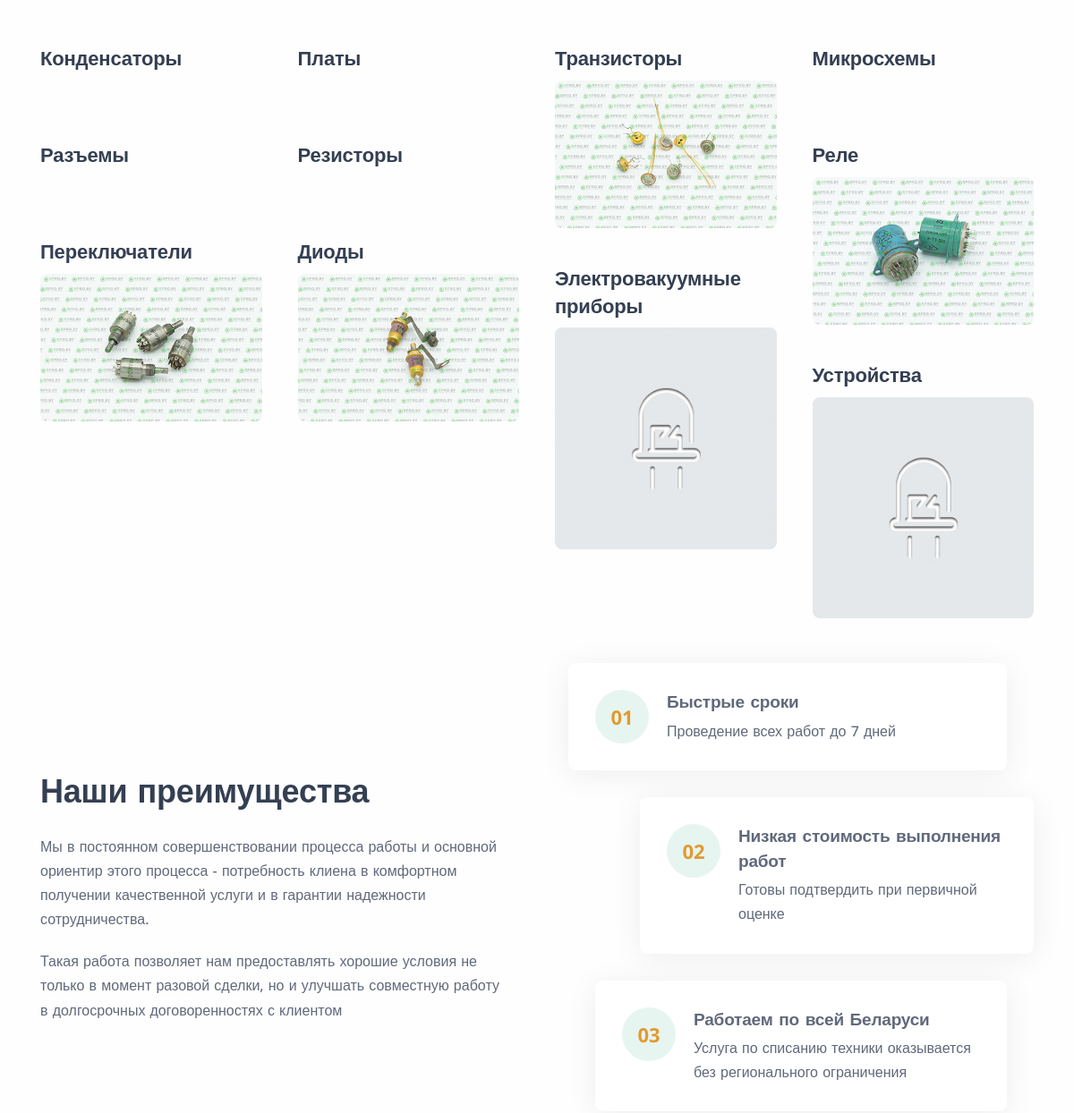
Before: / (middle part) with the older database file.
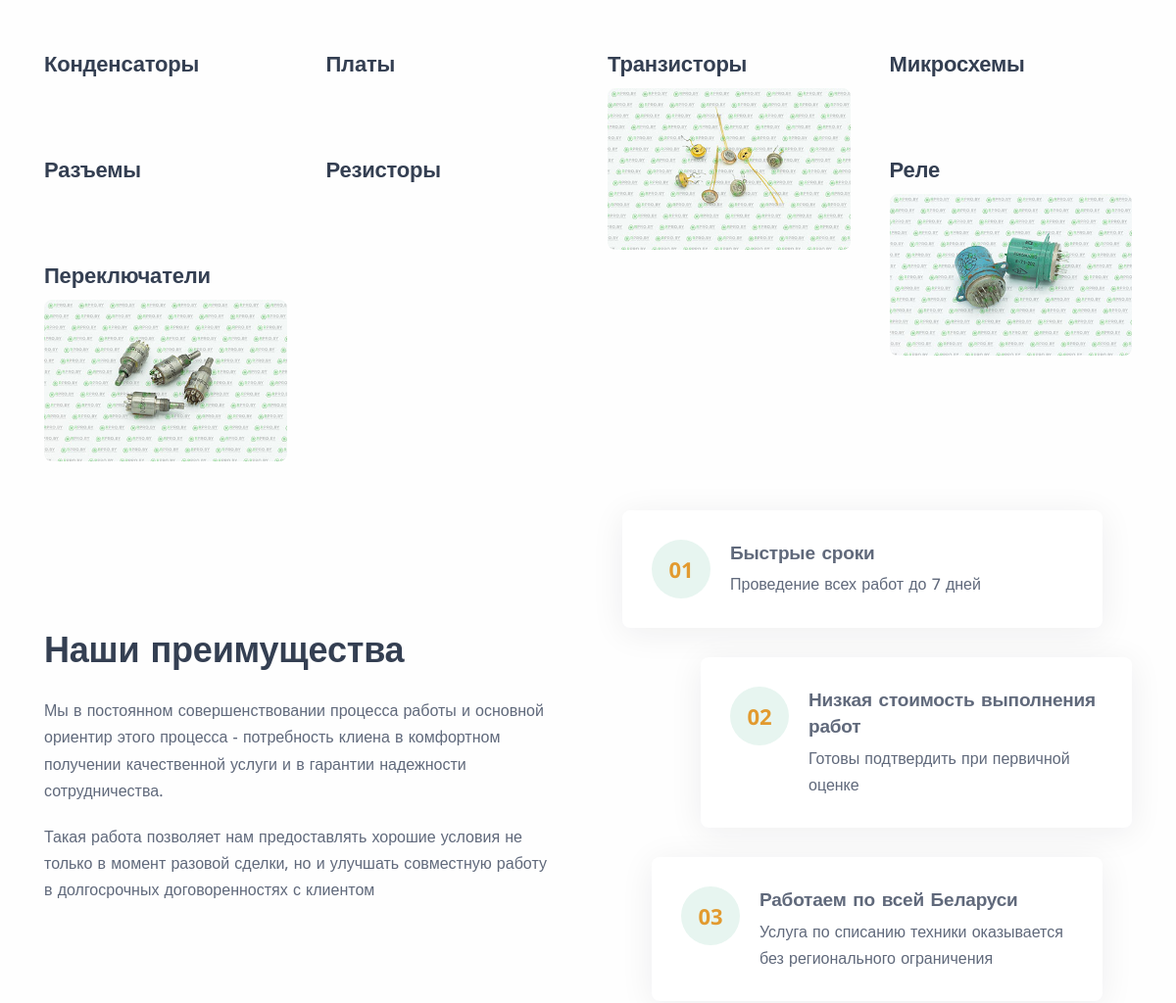
After: the same page with the newer database file.
### recycle/models.py (models this page shows, shortened)
class Category(models.Model):
    cat_name = models.CharField('Название категории продукта', max_length=200)
    cat_title = models.CharField('Заголовок для Open Graph (og:title)', max_length=200, blank=True)
    cat_metadesc = models.CharField('Описание для Open Graph (og:description)', max_length=300, blank=True)
    cat_slug = models.CharField('URL', max_length=200, default='slug' + str(datetime.datetime.now()))
    cat_short_desc = models.TextField('Короткое описание', blank=True)
    cat_desc = models.TextField('Полное описание', blank=True)
    cat_image = models.ImageField('Изображение категории', default='placeholder.jpg')
    isPrimary = models.BooleanField(default=False)
    pub_date = models.DateTimeField(default=datetime.datetime.now)

### recycle/views.py (the view, shortened to what this page needs)
# urls.py: 2. Add a URL to urlpatterns:  path('', Home.as_view(), name='home')
class Home(View):
    def get(self, request):
        categorys = Category.objects.all()
        data = []
        for cat in categorys:
            products = cat.product_set.all()
            data.append({'categoryName': cat.cat_name, 'categoryID': cat.id})
        data = json.dumps(list(data))
        return render(request, 'index.html',{'categorys': categorys})

### RPRO/baseprocessor.py (called while the page is built)
def custom_proc(request):
    stock = False
    articles = Article.objects.all()
    for article in articles:
        if article.isStock == True:
            stock = True
    return {'stock': stock}

### templates/index.html (shortened to what this page needs)
{% extends 'base.html' %}
{% load static %}
{% block content %}
    <div class="content-wrapper">
<section class="wrapper bg-light">
			<div class="container pb-10 pt-10">
				<div class="grid grid-view projects-masonry">
					<div class="row gx-md-8 gy-10 gy-md-8 isotope">
                        {% for category in categorys %}
						<div class="project item col-md-6 col-xl-3 product">
                        <div class="post-header">
									<div class="post-title h3">{{ category.cat_name }}</div>
								</div>
							<figure class="lift rounded"><a href={% url 'products' cat_slug=category.cat_slug %}> <img src={{ category.cat_image.url }} alt="" /></a></figure>
						</div>
                        {% endfor %}
					</div>
				</div>
			</div>
		</section>
 <section class="wrapper bg-light">
      <div class="container pb-10">
        <div class="row gx-md-8 gx-xl-12 gy-10 align-items-center">
             <div class="col-lg-6">
            <h2 class="display-4 mb-5">Наши преимущества</h2>
            <p>Мы в постоянном совершенствовании процесса работы и основной ориентир этого процесса - потребность клиена в комфортном получении качественной услуги и в гарантии надежности сотрудничества.</p>
            <p class="mb-6">Такая работа позволяет нам предоставлять хорошие условия не только в момент разовой сделки, но и улучшать совместную работу в долгосрочных договоренностях с клиентом</p>
          </div>
          <div class="col-lg-6 order-lg-2 pb-10">
            <div class="card shadow-lg me-lg-6">
              <div class="card-body p-6">
                <div class="d-flex flex-row">
                  <div>
                    <span class="icon btn btn-circle btn-lg btn-soft-primary disabled me-4"><span class="number">01</span></span>
                  </div>
                  <div>
                    <div class="mb-1 h4like">Быстрые сроки</div>
                    <p class="mb-0">Проведение всех работ до 7 дней</p>
                  </div>
                </div>
              </div>
            </div>
            <div class="card shadow-lg ms-lg-13 mt-6">
              <div class="card-body p-6">
                <div class="d-flex flex-row">
                  <div>
                    <span class="icon btn btn-circle btn-lg btn-soft-primary disabled me-4"><span class="number">02</span></span>
                  </div>
                  <div>
                    <div class="mb-1 h4like">Низкая стоимость выполнения работ</div>
                    <p class="mb-0">Готовы подтвердить при первичной оценке</p>
                  </div>
                </div>
              </div>
            </div>
            <div class="card shadow-lg mx-lg-6 mt-6">
              <div class="card-body p-6">
                <div class="d-flex flex-row">
                  <div>
                    <span class="icon btn btn-circle btn-lg btn-soft-primary disabled me-4"><span class="number">03</span></span>
                  </div>
                  <div>
                    <div class="mb-1 h4like">Работаем по всей Беларуси</div>
                    <p class="mb-0">Услуга по списанию техники оказывается без регионального ограничения</p>
                  </div>
                </div>
              </div>
            </div>
          </div>
        </div>
      </div>
    </section>
    </div>
{% endblock %}

Changed rows visible on the page:
removed Category: cat_name "Диоды", cat_image (picture)
removed Category: cat_name "Электровакуумные приборы", cat_image (placeholder picture)
removed Category: cat_name "Устройства", cat_image (placeholder picture)
